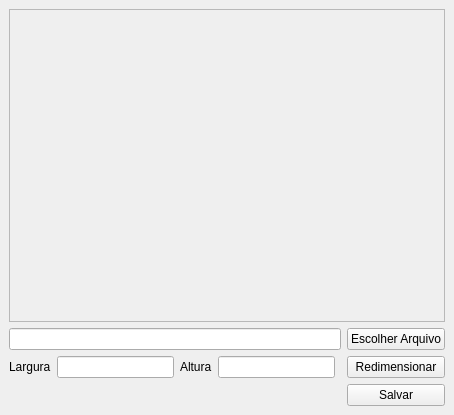
<?xml version="1.0" encoding="UTF-8"?>
<ui version="4.0">
 <class>MainWindow</class>
 <widget class="QMainWindow" name="MainWindow">
  <property name="geometry">
   <rect>
    <x>0</x>
    <y>0</y>
    <width>454</width>
    <height>415</height>
   </rect>
  </property>
  <property name="windowTitle">
   <string>Redimensionar Imagem</string>
  </property>
  <widget class="QWidget" name="centralwidget">
   <layout class="QGridLayout" name="gridLayout">
    <item row="4" column="5">
     <widget class="QPushButton" name="btnSave">
      <property name="text">
       <string>Salvar</string>
      </property>
     </widget>
    </item>
    <item row="2" column="2">
     <widget class="QLabel" name="label_2">
      <property name="text">
       <string>Altura</string>
      </property>
     </widget>
    </item>
    <item row="2" column="5">
     <widget class="QPushButton" name="btnRed">
      <property name="text">
       <string>Redimensionar</string>
      </property>
     </widget>
    </item>
    <item row="1" column="5">
     <widget class="QPushButton" name="btnArchive">
      <property name="text">
       <string>Escolher Arquivo</string>
      </property>
     </widget>
    </item>
    <item row="2" column="1">
     <widget class="QLineEdit" name="inputWidth"/>
    </item>
    <item row="2" column="3">
     <widget class="QLineEdit" name="inputHeigth"/>
    </item>
    <item row="2" column="0">
     <widget class="QLabel" name="label">
      <property name="text">
       <string>Largura</string>
      </property>
     </widget>
    </item>
    <item row="0" column="0" colspan="6">
     <widget class="QScrollArea" name="scrollArea">
      <property name="widgetResizable">
       <bool>true</bool>
      </property>
      <widget class="QWidget" name="scrollAreaWidgetContents">
       <property name="geometry">
        <rect>
         <x>0</x>
         <y>0</y>
         <width>434</width>
         <height>308</height>
        </rect>
       </property>
       <layout class="QGridLayout" name="gridLayout_2">
        <item row="0" column="0">
         <widget class="QLabel" name="lblImage">
          <property name="text">
           <string/>
          </property>
         </widget>
        </item>
       </layout>
      </widget>
     </widget>
    </item>
    <item row="1" column="0" colspan="5">
     <widget class="QLineEdit" name="inputArchive"/>
    </item>
   </layout>
  </widget>
 </widget>
 <resources/>
 <connections/>
</ui>
